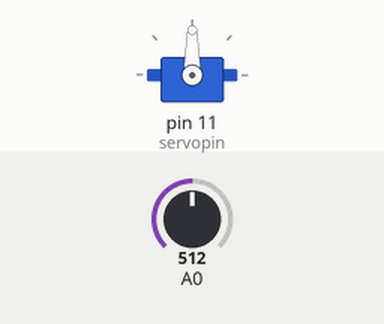
This sketch was run on a simulated Arduino Uno, built with avr-gcc and run on an emulated ATmega328P. Shown: servo. Inputs (shaded band) come from the test bench; at power-on: A0 = 512.

Above: at 2.2 s.
2.3 s: A0 set to 266
4.1 s: A0 set to 238
At 6.1 s:
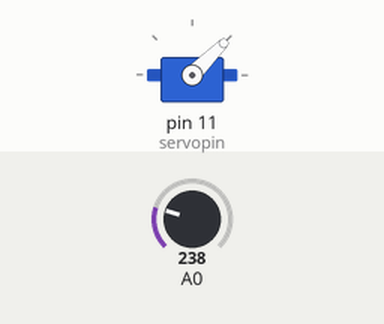
6.4 s: A0 set to 105
8.7 s: A0 set to 95
At 9.1 s:
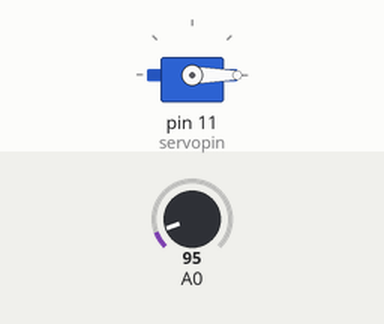
10.5 s: A0 set to 122
At 12.3 s:
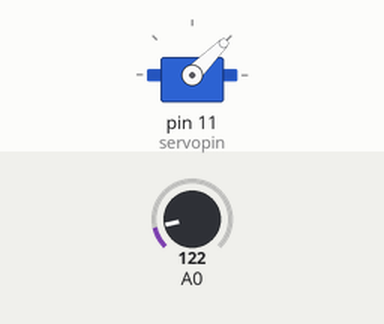
12.9 s: A0 set to 90
At 14.3 s:
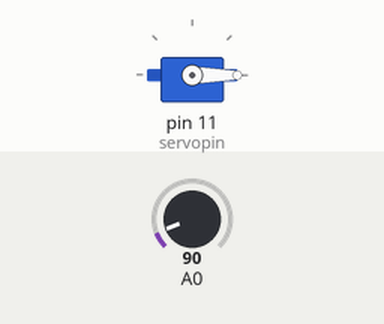
Timing chart, 0 to 15.9 s (numbered marks = the images above; inputs shaded):
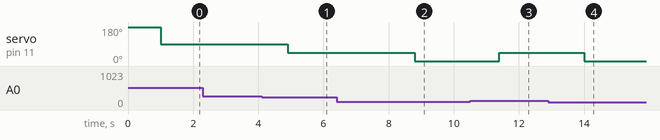

Measured:
- the behaviour switches between 251 and 250 on A0 (found by bisection; images 0 and 1)
- the behaviour switches between 101 and 100 on A0 (found by bisection; images 1 and 2)
- after the input at 2.3 s, every drawn part: stays the same
- after the input at 4.1 s, servo on pin 11 (servopin): 90° → 45° after 0.80 s
- after the input at 6.4 s, every drawn part: stays the same
- after the input at 8.7 s, servo on pin 11 (servopin): 45° → 0° after 0.10 s
- after the input at 10.5 s, servo on pin 11 (servopin): 0° → 45° after 0.90 s
- after the input at 12.9 s, servo on pin 11 (servopin): 45° → 0° after 1.1 s

The sketch:

f1.ino
```cpp
// (licence header left out)
#include <Servo.h>

Servo watergate; // create korlam servo object

int servopin = 11;


void setup() {


 watergate.attach(servopin);

  watergate.write(180);

 delay(1000);
}


void loop() {


  int present = analogRead(A0);


//  Serial.println(present);

  if (present > 0 && present <= 100 ){

  watergate.write(0);
  delay(1000);

  }

  if ( present > 100 && present <= 250){
    watergate.write(45);
    delay(1000);
  }

 if ( present > 250 && present <= 800){
    watergate.write(90);
    delay(1000);
  }
if ( present > 800 ){
    watergate.write(180);
    delay(1000);
  }


  delay(300);        // delay in between reads for stability
}
```
